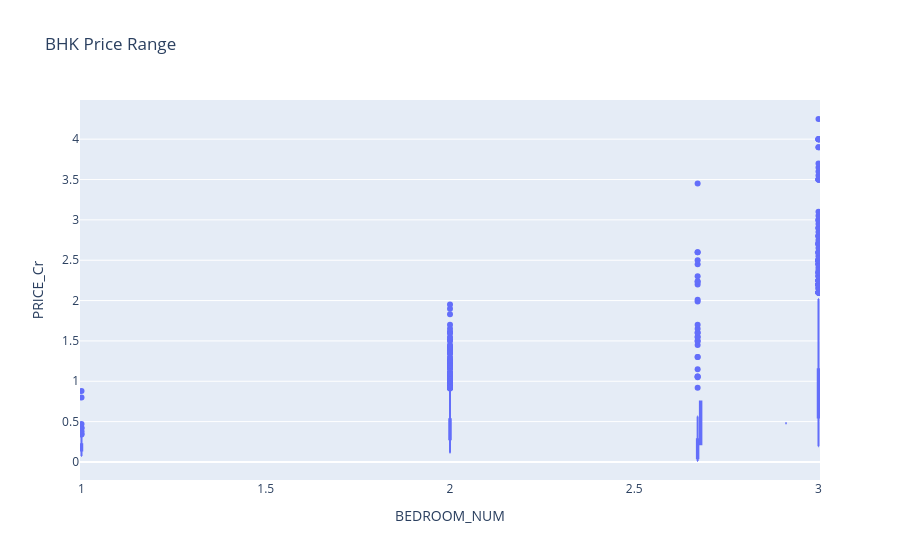

Source (notebook cell):
### Code cell
fig = px.box(df[df["BEDROOM_NUM"] <= 4], x = "BEDROOM_NUM", y = "PRICE_Cr", title = "BHK Price Range")
fig.show()

### Figure 1 — Plotly figure (JSON) as saved in the notebook; plotly's stock layout.template omitted (floating-point values rounded to 4 significant figures; data arrays with more than 128 entries replaced by an {"elided": "..."} marker saying what was removed)
{"data": [{"alignmentgroup": "True", "hovertemplate": "BEDROOM_NUM=%{x}<br>PRICE_Cr=%{y}<extra></extra>", "legendgroup": "", "marker": {"color": "#636efa"}, "name": "", "notched": false, "offsetgroup": "", "orientation": "v", "showlegend": false, "type": "box", "x": {"elided": "4186 float values"}, "x0": " ", "xaxis": "x", "y": {"elided": "4186 float values"}, "y0": " ", "yaxis": "y"}], "layout": {"boxmode": "group", "legend": {"tracegroupgap": 0}, "title": {"text": "BHK Price Range"}, "xaxis": {"anchor": "y", "domain": [0, 1], "title": {"text": "BEDROOM_NUM"}}, "yaxis": {"anchor": "x", "domain": [0, 1], "title": {"text": "PRICE_Cr"}}}}
